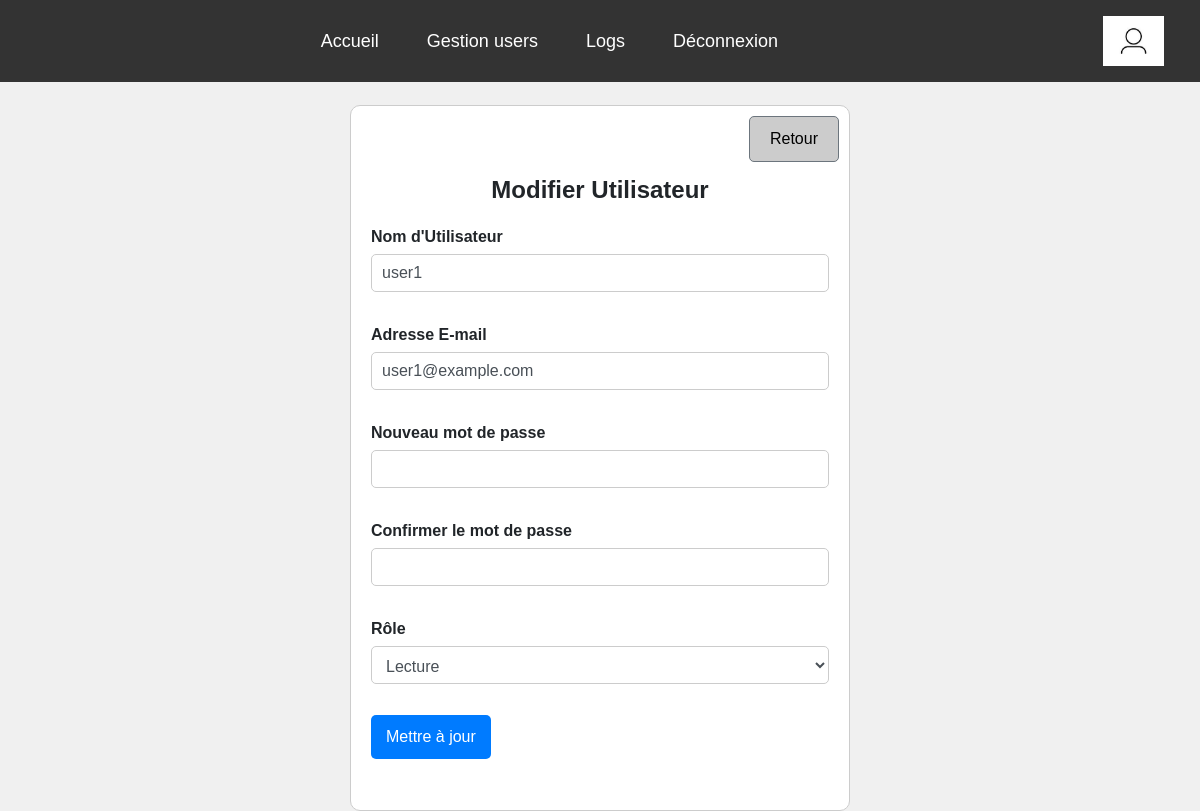
Page /users/edit_user.php?id=2 (signed in) on the committed database.
### tables this page shows
CREATE TABLE `users` (
  `id` int(11) NOT NULL,
  `username` varchar(255) NOT NULL,
  `email` varchar(255) NOT NULL,
  `password` varchar(255) NOT NULL,
  `role` varchar(50) NOT NULL,
  `created_at` timestamp NOT NULL DEFAULT current_timestamp(),
  `modified_at` timestamp NOT NULL DEFAULT current_timestamp() ON UPDATE current_timestamp()
);

### users/edit_user.php (the view, shortened to what this page needs)
<?php
include '../config.php';
if (isset($_GET['id'])) {
    $id = intval($_GET['id']);
    $sql = "SELECT * FROM users WHERE id = $id";
    $result = $conn->query($sql);
    if ($result->num_rows > 0) {
        $row = $result->fetch_assoc();
    } else {
        echo "Utilisateur non trouvé.";
        exit;
    }
} else {
    echo "ID d'utilisateur manquant.";
    exit;
}
?>
<!DOCTYPE html>
<html lang="fr">
<head>
    <link href="https://stackpath.bootstrapcdn.com/bootstrap/4.5.2/css/bootstrap.min.css" rel="stylesheet">
</head>
<body>
<header>
    <?php include '../Menu navigation.php'; ?>
</header>
<div class="container">
    <a href="user_list.php" class="btn btn-secondary">Retour</a>
    <h2 style="margin-top: 50px;">Modifier Utilisateur</h2>
    <form action="<?php echo htmlspecialchars($_SERVER["PHP_SELF"]) . "?id=$id"; ?>" method="post">
        <div class="form-group">
            <label for="username">Nom d'Utilisateur</label>
            <input type="text" name="username" id="username" class="form-control" value="<?php echo htmlspecialchars($row['username']); ?>">
        </div>
        <div class="form-group">
            <label for="email">Adresse E-mail</label>
            <input type="text" name="email" id="email" class="form-control" value="<?php echo htmlspecialchars($row['email']); ?>">
        </div>
        <div class="form-group">
            <label for="password">Nouveau mot de passe</label>
            <input type="password" name="password" id="password" class="form-control">
        </div>
        <div class="form-group">
            <label for="confirm_password">Confirmer le mot de passe</label>
            <input type="password" name="confirm_password" id="confirm_password" class="form-control">
        </div>
        <div class="form-group">
            <label for="role">Rôle</label>
            <select name="role" id="role" class="form-control">
                <option value="lecture" <?php echo ($row['role'] == 'lecture') ? 'selected' : ''; ?>>Lecture</option>
            </select>
        </div>
        <div class="form-group">
            <input type="submit" class="btn btn-primary" value="Mettre à jour">
        </div>
    </form>
</div>
</body>
</html>

### users/edit_user.php (style rules this page uses)
body { font-family: Arial, sans-serif; margin: 20px; background-color: #f0f0f0; }
.container { max-width: 500px; margin: 0 auto; border: 1px solid #ccc; padding: 20px; border-radius: 10px; background-color: #fff; position: relative; margin-top: 35px; }
.container h2 { text-align: center; margin-bottom: 20px; font-weight: bold; font-size: 1.5em; margin-top: 50px; }
.container form { display: flex; flex-direction: column; font-weight: bold; }
.container label { margin-bottom: 5px; }
.container input, .container select { margin-bottom: 15px; padding: 10px; border: 1px solid #ccc; border-radius: 5px; }
.container .btn-primary { padding: 10px 15px; border: none; border-radius: 5px; background-color: #007BFF; color: #fff; cursor: pointer; }
.container .btn-secondary { position: absolute; top: 10px; right: 10px; background-color: #ccc; color: #000; text-decoration: none; border-radius: 5px; padding: 10px 20px; }

### Menu navigation.php (style rules this page uses)
body { margin: 0; font-family: Arial, sans-serif; padding-top: 70px; }
header { display: flex; justify-content: space-between; align-items: center; padding: 1rem; background-color: #333; width: 100%; box-sizing: border-box; position: fixed; top: 0; left: 0; z-index: 1000; }

### rows in the picture
users: username "user1", email "user1@example.com", role "Lecture"
